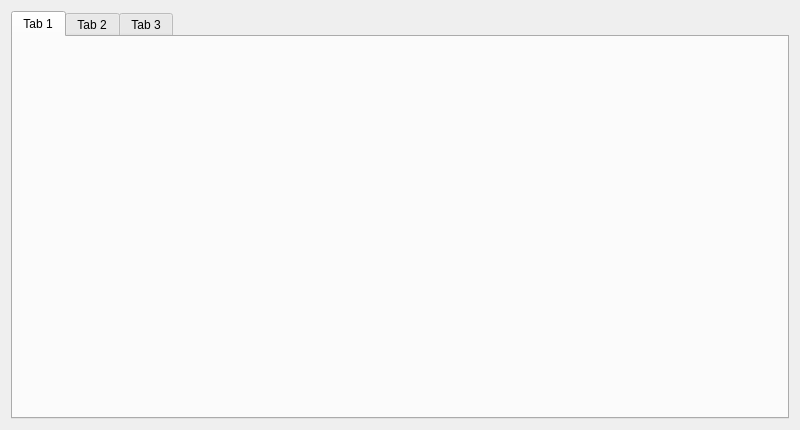
<?xml version="1.0" encoding="UTF-8"?>
<ui version="4.0">
 <class>MainWidget</class>
 <widget class="QWidget" name="MainWidget">
  <property name="geometry">
   <rect>
    <x>0</x>
    <y>0</y>
    <width>800</width>
    <height>430</height>
   </rect>
  </property>
  <property name="windowTitle">
   <string>MainWidget</string>
  </property>
  <layout class="QHBoxLayout" name="horizontalLayout">
   <item>
    <widget class="QTabWidget" name="tabWidget">
     <property name="currentIndex">
      <number>0</number>
     </property>
     <widget class="QWidget" name="pTab1">
      <attribute name="title">
       <string>Tab 1</string>
      </attribute>
     </widget>
     <widget class="QWidget" name="pTab2">
      <attribute name="title">
       <string>Tab 2</string>
      </attribute>
     </widget>
     <widget class="QWidget" name="pTab3">
      <attribute name="title">
       <string>Tab 3</string>
      </attribute>
     </widget>
    </widget>
   </item>
  </layout>
 </widget>
 <resources/>
 <connections/>
</ui>
